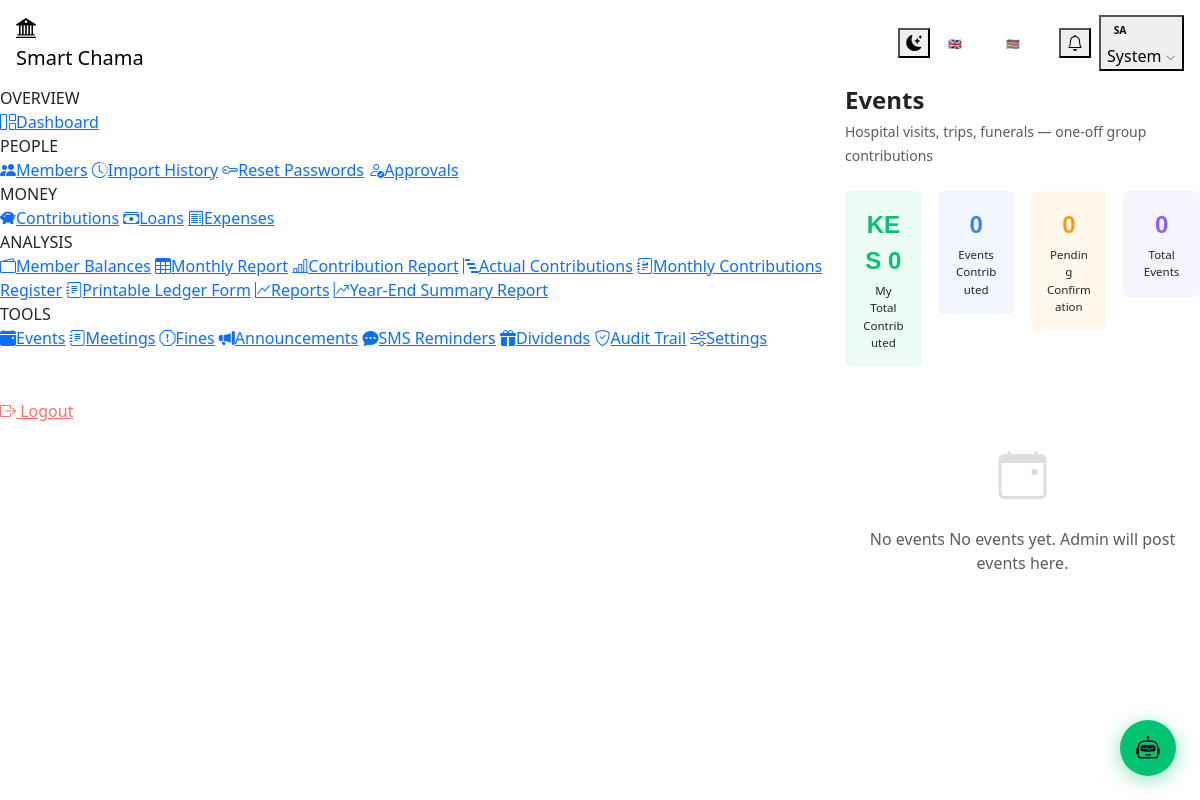
/member/events.php (signed in), run on the app's committed database.
### tables this page shows
CREATE TABLE IF NOT EXISTS users (
    id              INT UNSIGNED AUTO_INCREMENT PRIMARY KEY,
    full_name       VARCHAR(120)    NOT NULL,
    email           VARCHAR(180)    NOT NULL UNIQUE,
    phone           VARCHAR(20)     NOT NULL,
    national_id     VARCHAR(30)     DEFAULT NULL UNIQUE,
    password_hash   VARCHAR(255)    NOT NULL,
    role            ENUM('admin','member') NOT NULL DEFAULT 'member',
    status          ENUM('pending','active','suspended','rejected') NOT NULL DEFAULT 'pending',
    profile_photo   VARCHAR(255)    DEFAULT NULL,
    address         TEXT            DEFAULT NULL,
    occupation      VARCHAR(100)    DEFAULT NULL,
    next_of_kin     VARCHAR(120)    DEFAULT NULL,
    next_of_kin_phone VARCHAR(20)   DEFAULT NULL,
    membership_number VARCHAR(20)   UNIQUE DEFAULT NULL,    
    nickname        VARCHAR(60)     DEFAULT NULL,
    chama_position  VARCHAR(80)     DEFAULT NULL,           
    joined_date     DATE            DEFAULT NULL,           
    created_at      TIMESTAMP       DEFAULT CURRENT_TIMESTAMP,
    updated_at      TIMESTAMP       DEFAULT CURRENT_TIMESTAMP ON UPDATE CURRENT_TIMESTAMP,
    last_login      TIMESTAMP       NULL DEFAULT NULL,
    INDEX idx_role   (role),
    INDEX idx_status (status)
);

CREATE TABLE IF NOT EXISTS system_settings (
    setting_key     VARCHAR(80)     NOT NULL PRIMARY KEY,
    setting_value   TEXT            NOT NULL,
    description     VARCHAR(255)    DEFAULT NULL,
    updated_at      TIMESTAMP       DEFAULT CURRENT_TIMESTAMP ON UPDATE CURRENT_TIMESTAMP
);

### includes/functions.php (called while the page is built, shortened)
<?php
require_once __DIR__ . '/../config/db.php';
function getLang(): string {
    return $_SESSION['chama_lang'] ?? 'en';
}
function t(string $key): string {
    static $cache = [];
    $lang = getLang();
    if (!isset($cache[$lang])) {
        $file = (defined('ROOT') ? ROOT : dirname(__DIR__)) . "/lang/{$lang}.php";
        $cache[$lang] = file_exists($file) ? require $file : [];
    }
    return htmlspecialchars((string)($cache[$lang][$key] ?? $key), ENT_QUOTES, 'UTF-8');
}
function currentUser(): ?array {
    static $user = null;
    if ($user === null) {
        $pdo = getDB();
        $stmt = $pdo->prepare('SELECT * FROM users WHERE id = ? LIMIT 1');
        $stmt->execute([$_SESSION['user_id']]);
        $user = $stmt->fetch() ?: null;
    }
    return $user;
}
function getSetting(string $key, string $default = ''): string {
    $pdo  = getDB();
    $stmt = $pdo->prepare('SELECT setting_value FROM system_settings WHERE setting_key = ?');
    $stmt->execute([$key]);
    $val  = $stmt->fetchColumn();
    return $val !== false ? $val : $default;
}

### config/db.php (called while the page is built, shortened)
<?php
function getDB(): PDO {
    static $pdo = null;
    if ($pdo !== null) return $pdo;
    $dsn = sprintf(
        'mysql:host=%s;port=%s;dbname=%s;charset=%s',
        DB_HOST, DB_PORT, DB_NAME, DB_CHARSET
    );
    $pdo = new PDO($dsn, DB_USER, DB_PASS, [
        PDO::ATTR_ERRMODE            => PDO::ERRMODE_EXCEPTION,
        PDO::ATTR_DEFAULT_FETCH_MODE => PDO::FETCH_ASSOC,
        PDO::ATTR_EMULATE_PREPARES   => false,
    ]);
    return $pdo;
}

### member/events.php (the view, shortened to what this page needs)
<?php
require_once ROOT . '/includes/functions.php';
require_once ROOT . '/includes/header.php';
$pdo    = getDB();
$userId = (int)$_SESSION['user_id'];
$curr   = getSetting('currency', 'KES');
$events = $pdo->prepare("
    SELECT e.*,
        ec.id          AS my_ec_id,
        ec.amount      AS my_amount,
        ec.status      AS my_status,
        ec.payment_method AS my_method,
        ec.reference_code AS my_ref,
        ec.recorded_at AS my_date,
        (SELECT COALESCE(SUM(amount),0) FROM event_contributions WHERE event_id=e.id AND status='confirmed') AS total_raised,
        (SELECT COUNT(*) FROM event_contributions WHERE event_id=e.id AND status='confirmed') AS contrib_count
    FROM events e
    LEFT JOIN event_contributions ec ON ec.event_id=e.id AND ec.user_id=?
    ORDER BY e.event_date DESC
");
$events->execute([$userId]);
$events = $events->fetchAll();
$stmt = $pdo->prepare("SELECT COALESCE(SUM(ec.amount),0) FROM event_contributions ec WHERE ec.user_id=? AND ec.status='confirmed'");
$stmt->execute([$userId]); $myTotalEvents = (float)$stmt->fetchColumn();
$myConfirmedCount = 0;
$myPendingCount  = 0;
?>
<div class="d-flex justify-content-between align-items-start mb-4 flex-wrap gap-3">
    <div>
        <h4 class="fw-bold mb-1"><?= t('events_title') ?></h4>
        <small class="text-muted"><?= t('events_subtitle') ?></small>
    </div>
</div>
<div class="row g-3 mb-4">
    <div class="col-6 col-md-3">
        <div class="card border-0 p-3 text-center" style="background:rgba(0,196,113,.07)">
            <div style="font-size:1.5rem;font-weight:800;color:#00c471;font-family:'Syne',sans-serif"><?= $curr ?> <?= number_format($myTotalEvents,0) ?></div>
            <div style="font-size:.72rem;color:var(--text-muted);margin-top:.2rem"><?= t('events_my_total') ?></div>
        </div>
    </div>
    <div class="col-6 col-md-3">
        <div class="card border-0 p-3 text-center" style="background:rgba(59,130,246,.07)">
            <div style="font-size:1.5rem;font-weight:800;color:#3b82f6;font-family:'Syne',sans-serif"><?= $myConfirmedCount ?></div>
            <div style="font-size:.72rem;color:var(--text-muted);margin-top:.2rem"><?= t('events_contributed') ?></div>
        </div>
    </div>
    <div class="col-6 col-md-3">
        <div class="card border-0 p-3 text-center" style="background:rgba(245,158,11,.07)">
            <div style="font-size:1.5rem;font-weight:800;color:#f59e0b;font-family:'Syne',sans-serif"><?= $myPendingCount ?></div>
            <div style="font-size:.72rem;color:var(--text-muted);margin-top:.2rem"><?= t('events_pending') ?></div>
        </div>
    </div>
    <div class="col-6 col-md-3">
        <div class="card border-0 p-3 text-center" style="background:rgba(139,92,246,.07)">
            <div style="font-size:1.5rem;font-weight:800;color:#8b5cf6;font-family:'Syne',sans-serif"><?= count($events) ?></div>
            <div style="font-size:.72rem;color:var(--text-muted);margin-top:.2rem"><?= t('events_total') ?></div>
        </div>
    </div>
</div>
<?php if (empty($events)): ?>
<div class="text-center text-muted py-5">
    <i class="bi bi-calendar-event" style="font-size:3rem;opacity:.2"></i>
    <p class="mt-3"><?= t('events_none') ?> <?= t('events_none_yet') ?></p>
</div>
<?php endif; ?>
<?php require_once ROOT . '/includes/footer.php'; ?>

### includes/header.php (shortened to what this page needs)
<?php
require_once ROOT . '/includes/functions.php';
$user = currentUser();
$isAdmin     = $user['role'] === 'admin';
$baseUrl     = $isAdmin ? APP_URL . '/admin' : APP_URL . '/member';
$currentLang = getLang();
function getPendingMembersCount(): int {
    return (int)getDB()->query("SELECT COUNT(*) FROM users WHERE role='member' AND status='pending'")->fetchColumn();
}
$initials = implode('', array_map(fn($p) => strtoupper($p[0]), array_slice(explode(' ', trim($user['full_name'])), 0, 2)));
?>
<!DOCTYPE html>
<html lang="<?= $currentLang === 'sw' ? 'sw' : 'en' ?>" data-theme="dark" id="htmlRoot">
<head>
    <link rel="stylesheet" href="https://cdn.jsdelivr.net/npm/bootstrap@5.3.2/dist/css/bootstrap.min.css">
    <link rel="stylesheet" href="https://cdn.jsdelivr.net/npm/bootstrap-icons@1.11.3/font/bootstrap-icons.min.css">
    <link rel="stylesheet" href="<?= APP_URL ?>/assets/css/dashboard.css">
</head>
<body data-app-url="<?= APP_URL ?>">
<nav class="navbar sticky-top">
    <div class="container-fluid px-3 gap-2">
        <a class="navbar-brand me-auto" href="<?= $baseUrl ?>/dashboard.php">
            <div class="navbar-brand-icon"><i class="bi bi-bank2"></i></div>
            Smart <span style="color:var(--green)">Chama</span>
        </a>
        <div class="d-flex align-items-center gap-2 flex-shrink-0">
            <button class="theme-toggle" id="themeToggle"
                    title="<?= t('lbl_toggle_theme') ?>">
                <i class="bi bi-moon-stars-fill" id="themeIcon"></i>
            </button>
            <div class="lang-switcher d-flex align-items-center gap-1"
                 title="<?= t('lang_switch_msg') ?>">
                <a href="<?= APP_URL ?>/api/set_lang.php?lang=en"
                   class="lang-btn<?= $currentLang === 'en' ? ' lang-active' : '' ?>"
                   title="English">🇬🇧 EN</a>
                <a href="<?= APP_URL ?>/api/set_lang.php?lang=sw"
                   class="lang-btn<?= $currentLang === 'sw' ? ' lang-active' : '' ?>"
                   title="Kiswahili">🇰🇪 SW</a>
            </div>
            <div class="dropdown">
                <button class="nav-btn position-relative" data-bs-toggle="dropdown" id="notifBtn"
                        aria-label="<?= t('nav_notifications') ?>">
                    <i class="bi bi-bell" id="notifBellIcon"></i>
                </button>
            </div>
            <div class="dropdown">
                <button class="nav-btn" data-bs-toggle="dropdown" style="gap:.55rem">
                    <?php
                    $hPhoto    = $user['profile_photo'] ?? null;
                    $photoPath = $hPhoto ? ROOT . '/uploads/avatars/' . $hPhoto : null;
                    ?>
                    <?php if ($hPhoto && file_exists($photoPath ?? '')): ?>
                    <img src="<?= APP_URL ?>/uploads/avatars/<?= htmlspecialchars($hPhoto) ?>"
                         style="width:28px;height:28px;border-radius:50%;object-fit:cover;flex-shrink:0;border:2px solid var(--green)" alt="">
                    <?php else: ?>
                    <span style="width:26px;height:26px;background:linear-gradient(135deg,var(--green),#009954);border-radius:50%;display:flex;align-items:center;justify-content:center;font-size:.65rem;font-weight:700;color:#060e1a;flex-shrink:0">
                        <?= $initials ?>
                    </span>
                    <?php endif; ?>
                    <span class="d-none d-md-inline" style="max-width:120px;overflow:hidden;text-overflow:ellipsis;white-space:nowrap">
                        <?= htmlspecialchars(explode(' ', $user['full_name'])[0]) ?>
                    </span>
                    <i class="bi bi-chevron-down" style="font-size:.65rem;opacity:.6"></i>
                </button>
            </div>
        </div>
    </div>
</nav>
<div class="d-flex layout-wrap">
<nav class="sidebar" id="sidebar">
    <div class="sidebar-sticky">
        <?php
        $uri = $_SERVER['REQUEST_URI'] ?? '';
        function navLink($url, $icon, $label, $badge = '') {
            global $uri;
            $path   = parse_url($url, PHP_URL_PATH);
            $active = ($path && str_contains($uri, $path)) ? 'active' : '';
            $b = $badge ? '<span class="ms-auto">' . $badge . '</span>' : '';
            return '<a href="' . $url . '" class="sidebar-link ' . $active . '">'
                 . '<i class="bi ' . $icon . '"></i>'
                 . '<span>' . htmlspecialchars($label) . '</span>'
                 . $b . '</a>';
        }
        ?>
        <?php if ($isAdmin): ?>
        <div class="sidebar-label"><?= t('nav_overview') ?></div>
        <?= navLink(APP_URL.'/admin/dashboard.php',      'bi-grid-1x2',       t('nav_dashboard')) ?>
        <div class="sidebar-label"><?= t('nav_people') ?></div>
        <?= navLink(APP_URL.'/admin/members.php',               'bi-people-fill',   t('nav_members')) ?>
        <?= navLink(APP_URL.'/admin/import_contributions.php',  'bi-clock-history', t('nav_import')) ?>
        <?= navLink(APP_URL.'/admin/reset_member_pw.php',       'bi-key',           t('nav_reset_passwords')) ?>
        <?php $pendingMembers = getPendingMembersCount(); ?>
        <?= navLink(APP_URL.'/admin/approvals.php', 'bi-person-check', t('nav_approvals'), $pendingMembers ?: '') ?>
        <div class="sidebar-label"><?= t('nav_money') ?></div>
        <?php
        try {
            $_db = getDB();
            $pendingContribs = (int)$_db->query("SELECT COUNT(*) FROM contributions WHERE status='pending'")->fetchColumn();
            $pendingLoans    = (int)$_db->query("SELECT COUNT(*) FROM loans WHERE status='pending'")->fetchColumn();
        } catch (Exception $__e) { $pendingContribs = 0; $pendingLoans = 0; }
        ?>
        <?= navLink(APP_URL.'/admin/contributions.php', 'bi-piggy-bank-fill', t('nav_contributions'),
            $pendingContribs ? '<span class="badge bg-warning text-dark rounded-pill" style="font-size:.65rem">'.$pendingContribs.'</span>' : '') ?>
        <?= navLink(APP_URL.'/admin/loans.php', 'bi-cash-stack', t('nav_loans'),
            $pendingLoans ? '<span class="badge bg-warning text-dark rounded-pill" style="font-size:.65rem">'.$pendingLoans.'</span>' : '') ?>
        <?= navLink(APP_URL.'/admin/expenses.php',   'bi-receipt-cutoff', t('nav_expenses')) ?>
        <div class="sidebar-label"><?= t('nav_analysis') ?></div>
        <?= navLink(APP_URL.'/admin/wallet.php',                      'bi-wallet2',          t('nav_wallet')) ?>
        <?= navLink(APP_URL.'/admin/monthly_report.php',              'bi-table',            t('nav_monthly_report')) ?>
        <?= navLink(APP_URL.'/admin/contribution_report.php',         'bi-bar-chart-line',   t('nav_contribution_report')) ?>
        <?= navLink(APP_URL.'/admin/actual_contributions_report.php', 'bi-bar-chart-steps',  t('nav_actual_report')) ?>
        <?= navLink(APP_URL.'/admin/monthly_ledger_report.php',       'bi-journal-richtext', t('nav_ledger_report')) ?>
        <?= navLink(APP_URL.'/admin/chama_ledger_report.php',         'bi-journal-text',     t('report_ledger')) ?>
        <?= navLink(APP_URL.'/admin/reports.php',                     'bi-graph-up',         t('nav_reports')) ?>
        <?= navLink(APP_URL.'/admin/annual_report.php',               'bi-graph-up-arrow',   t('nav_annual_report')) ?>
        <div class="sidebar-label"><?= t('nav_tools') ?></div>
        <?= navLink(APP_URL.'/admin/events.php',        'bi-calendar-event-fill', t('nav_events')) ?>
        <?= navLink(APP_URL.'/admin/meetings.php',      'bi-journal-text',        t('nav_meetings')) ?>
        <?= navLink(APP_URL.'/admin/fines.php',         'bi-exclamation-octagon', t('nav_fines')) ?>
        <?= navLink(APP_URL.'/admin/announcements.php', 'bi-megaphone-fill',      t('nav_announcements')) ?>
        <?= navLink(APP_URL.'/admin/sms_reminders.php', 'bi-chat-dots-fill',      t('nav_sms_reminders')) ?>
        <?= navLink(APP_URL.'/admin/dividends.php',     'bi-gift-fill',           t('nav_dividends')) ?>
        <?= navLink(APP_URL.'/admin/audit.php',         'bi-shield-check',        t('nav_audit_trail')) ?>
        <?= navLink(APP_URL.'/admin/settings.php',      'bi-sliders',             t('nav_settings')) ?>
        <?php endif; ?>
        <div style="margin-top:2rem;padding-top:1rem;border-top:1px solid rgba(255,255,255,0.06)">
            <a href="<?= APP_URL ?>/logout.php" class="sidebar-link" style="color:var(--red-400,#f87171)">
                <i class="bi bi-box-arrow-right"></i>
                <span><?= t('nav_logout') ?></span>
            </a>
        </div>
    </div>
</nav>
<main class="main-content" id="mainContent">

### includes/header.php (style rules this page uses)
.lang-switcher { flex-shrink: 0; }
.lang-btn { display: inline-flex; align-items: center; text-decoration: none; color: rgba(255,255,255,0.65); font-size: 11px; font-weight: 700; padding: 4px 9px; border-radius: 12px; border: 1px solid rgba(255,255,255,0.2); transition: all 0.18s; letter-spacing: 0.4px; white-space: nowrap; line-height: 1; }
.lang-active { color: #fff !important; background: rgba(255,255,255,0.22) !important; border-color: rgba(255,255,255,0.5) !important; }

### data on the page
users: full_name "SA", full_name "System"
system_settings: setting_value "KES"

### other printed values
t('nav_overview') "OVERVIEW"
t('nav_people') "PEOPLE"
t('nav_money') "MONEY"
t('nav_analysis') "ANALYSIS"
t('nav_tools') "TOOLS"
t('nav_logout') "Logout"
t('events_title') "Events"
t('events_subtitle') "Hospital visits, trips, funerals — one-off group contributions"
$myTotalEvents "0"
t('events_my_total') "My Total Contributed"
$myConfirmedCount "0"
t('events_contributed') "Events Contributed"
$myPendingCount "0"
t('events_pending') "Pending Confirmation"
count($events) "0"
